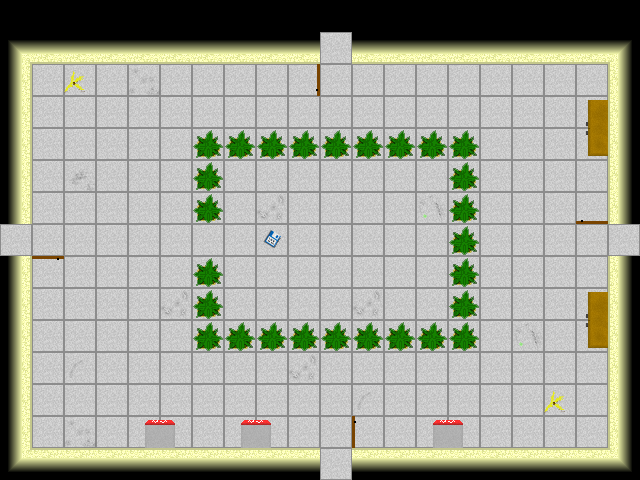

A 2D game scene composited from a Tiled map and its tileset images. What follows is a short description and the map's XML, with each tile layer's data collapsed to a summary:
An orthogonal 20x15 tile map with 32x32 px tiles, 1 tile layer (Tile Layer 1), 1 hidden layer not drawn, 3 tilesets and 6 objects (mainPlayer, roger, doorRight, doorUp, doorLeft, ...).

<map version="1.0" orientation="orthogonal" width="20" height="15" tilewidth="32" tileheight="32">
 <tileset firstgid="1" name="metatiles32x32" tilewidth="32" tileheight="32">
  <image source="../img/map/metatiles32x32.png" width="288" height="32" />
  <tile id="0">
   <properties>
    <property name="type" value="solid" />
   </properties>
  </tile>
  <tile id="5">
   <properties>
    <property name="type" value="doorRight" />
   </properties>
  </tile>
  <tile id="6">
   <properties>
    <property name="type" value="doorUp" />
   </properties>
  </tile>
  <tile id="7">
   <properties>
    <property name="type" value="doorDown" />
   </properties>
  </tile>
  <tile id="8">
   <properties>
    <property name="type" value="doorLeft" />
   </properties>
  </tile>
 </tileset>
 <tileset firstgid="10" name="Terrain" tilewidth="32" tileheight="32">
  <image source="../img/map/Terrain.png" width="256" height="256" />
 </tileset>
 <tileset firstgid="74" name="chars" tilewidth="32" tileheight="32">
  <image source="../img/sprite/NPC.png" width="64" height="64" />
 </tileset>
 <layer name="Tile Layer 1" width="20" height="15">
  <data>[300 cells, 280 non-empty, 25 distinct tile ids]</data>
 </layer>
 <layer name="collision" width="20" height="15" visible="0">
  <data>[300 cells, 97 non-empty, 1 distinct tile ids]</data>
 </layer>
 <objectgroup name="Object Layer 1" width="20" height="15">
  <object name="mainPlayer" x="96" y="192" width="32" height="32">
   <properties>
    <property name="image" value="Main_char" />
    <property name="spritewidth" value="64" />
   </properties>
  </object>
  <object name="roger" x="320" y="224" width="32" height="32">
   <properties>
    <property name="image" value="roger" />
    <property name="spritewidth" value="64" />
   </properties>
  </object>
 </objectgroup>
 <objectgroup name="doors" width="20" height="15">
  <object name="doorRight" x="610" y="226" width="28" height="28" />
  <object name="doorUp" x="320" y="34" width="29" height="28">
   <properties>
    <property name="type" value="door" />
   </properties>
  </object>
  <object name="doorLeft" x="0" y="226" width="29" height="27">
   <properties>
    <property name="type" value="door" />
   </properties>
  </object>
  <object name="doorDown" x="320" y="449" width="29" height="30">
   <properties>
    <property name="type" value="door" />
   </properties>
  </object>
 </objectgroup>
</map>
